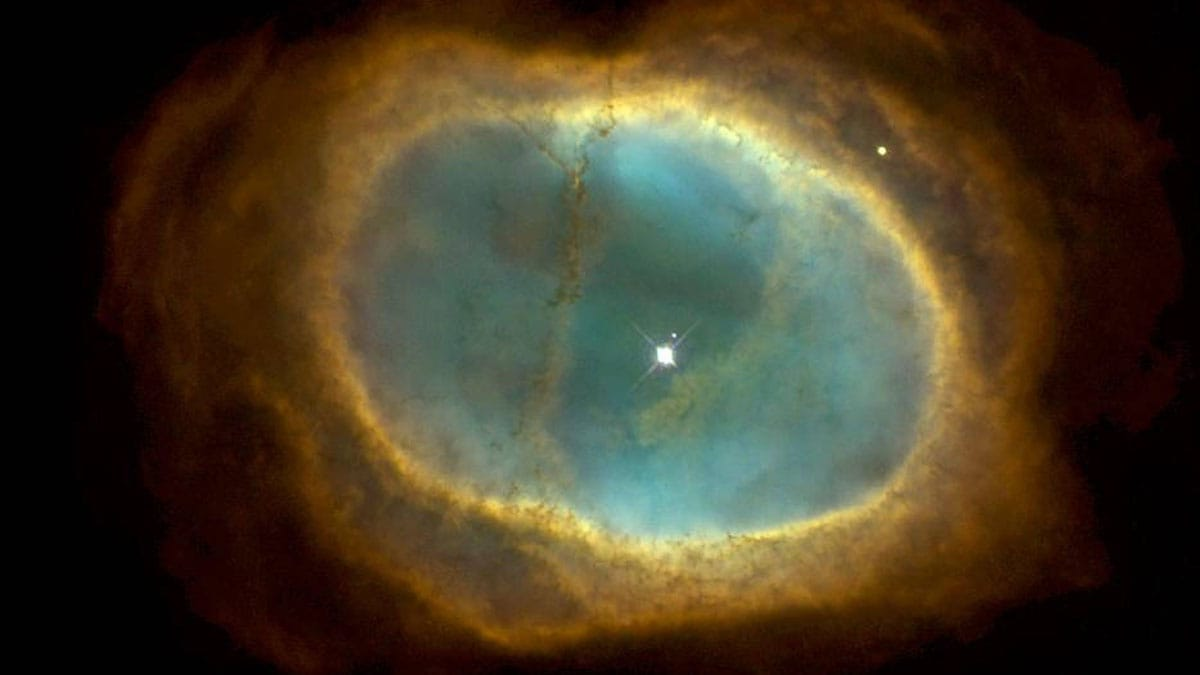
#> input picture extras/homepageimage.jpg, 1200 x 675 px
$ python project.py
#> lines starting #> are read from the running program, lines starting #| are printed output that depends on the picture
import numpy as np
import matplotlib.pyplot as plt
from skimage import restoration, img_as_float, color
from skimage.io import imread
from skimage.util import random_noise
from skimage.restoration import denoise_wavelet

# === STEP 1: Load image and handle channels ===
image = img_as_float(imread("homepageimage.jpg"))

# Remove alpha channel if RGBA
if image.ndim == 3 and image.shape[-1] == 4:
    image = image[..., :3]

# Convert to grayscale if RGB
if image.ndim == 3:
    image = color.rgb2gray(image)
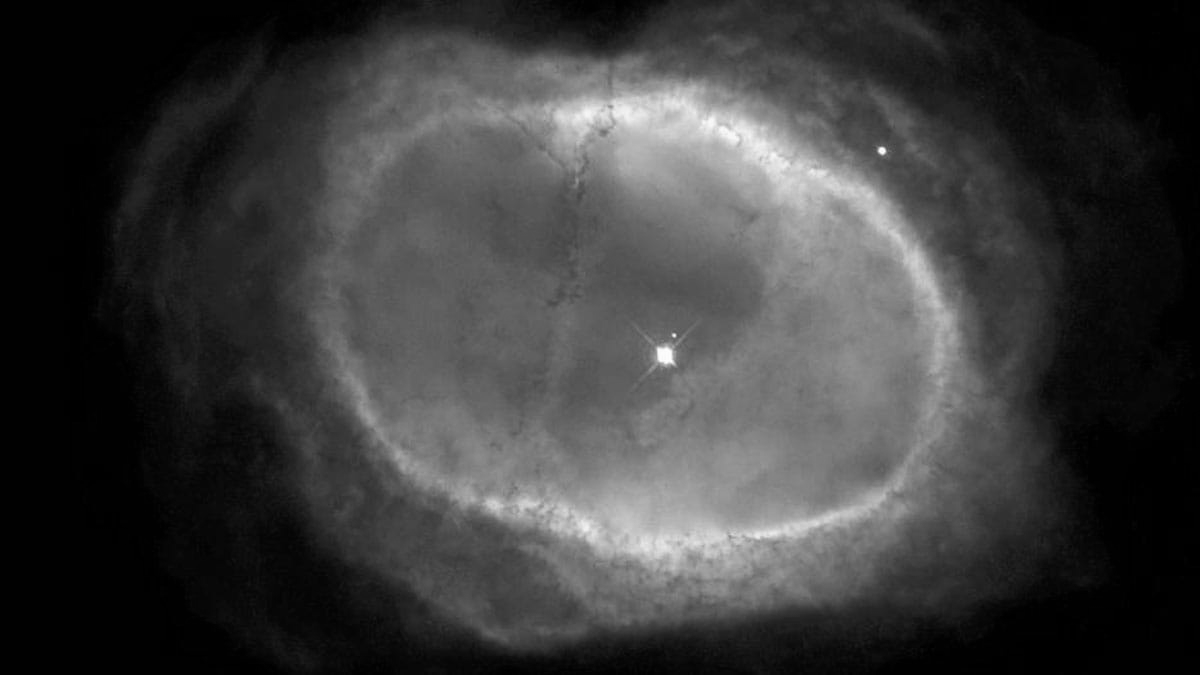
#> image: shape (675, 1200) float64; min 0, max 0.998, mean 0.236

# === STEP 2: Crop to center 512x512 (or smaller if needed) ===
h, w = image.shape
#> h = 675; w = 1200
crop_size = min(h, w, 512)
#> crop_size = 512
startx = w // 2 - crop_size // 2
#> startx = 344
starty = h // 2 - crop_size // 2
#> starty = 81
image_cropped = image[starty:starty+crop_size, startx:startx+crop_size]
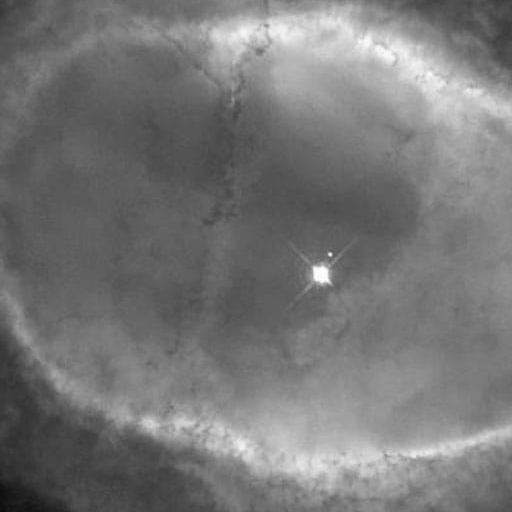
#> image_cropped: shape (512, 512) float64; min 0.0457, max 0.998, mean 0.467

# === STEP 4: Define Gaussian PSF ===
def gaussian_psf(size=15, sigma=2):
    ax = np.arange(-size // 2 + 1., size // 2 + 1.)
    xx, yy = np.meshgrid(ax, ax)
    psf = np.exp(-(xx**2 + yy**2) / (2. * sigma**2))
    return psf / np.sum(psf)

psf = gaussian_psf(size=15, sigma=2)

# === STEP 5: Richardson-Lucy deconvolution ===
deconvolved = restoration.richardson_lucy(image_cropped, psf, num_iter=30)
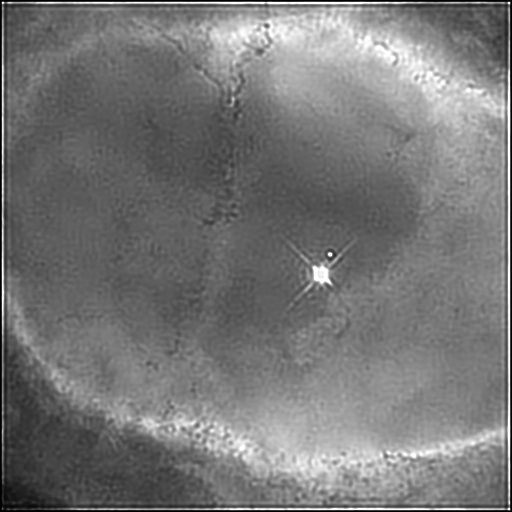
#> deconvolved: shape (512, 512) float64; min 2.35e-07, max 1, mean 0.466

# === STEP 6: Wavelet denoising ===
final_output = denoise_wavelet(
    deconvolved,
    method='BayesShrink',
    mode='soft',
    rescale_sigma=True
)

# === STEP 7: Display Results ===
titles = ['Cropped Input', 'RL Deconvolved', 'Wavelet Denoised']
images = [image_cropped, deconvolved, final_output]

plt.figure(figsize=(12, 4))
for i in range(3):
    plt.subplot(1, 3, i + 1)
    plt.imshow(images[i], cmap='gray')
    plt.title(titles[i])
    plt.axis('off')
plt.tight_layout()
plt.show()
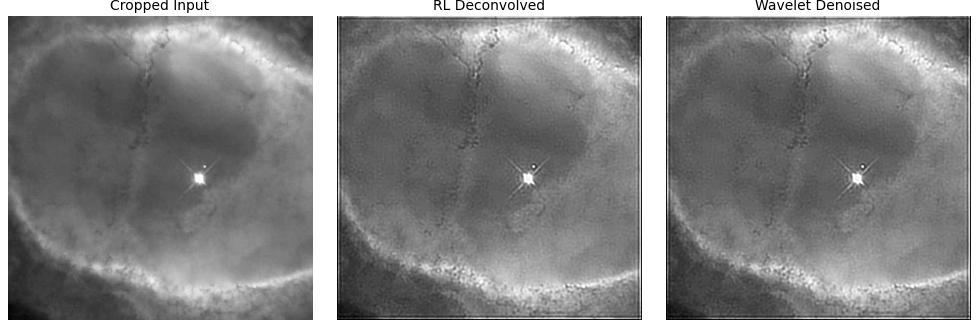
#> figure drawn by matplotlib, 3 panels
